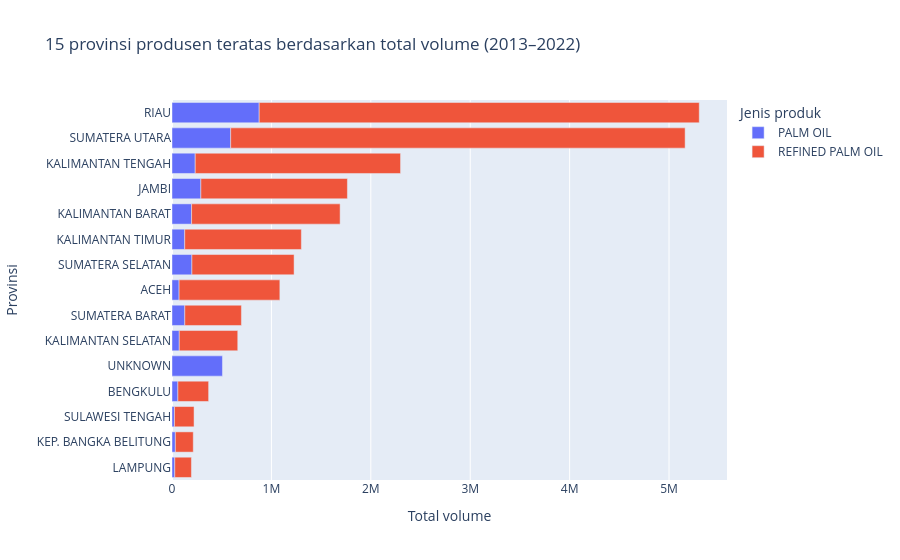

Here is the notebook cell this chart was saved with:
### Code cell
# Visualisasi 4: Komposisi Kategori
# fig4 = px.bar(...)
# fig4.show()
# Visualisasi 4: Komposisi volume per provinsi (15 teratas) per jenis produk
prov_total = (
    df.group_by("province_of_production").agg(pl.col(VOL).sum().alias("volume_total"))
    .sort("volume_total", descending=True)
)
top15 = prov_total.head(15)["province_of_production"].to_list()

prov_produk = (
    df.filter(pl.col("province_of_production").is_in(top15))
    .group_by("province_of_production", "product_type")
    .agg(pl.col(VOL).sum().alias("volume_total"))
)
fig4 = px.bar(
    P(prov_produk), x="volume_total", y="province_of_production", color="product_type",
    orientation="h",
    labels={"volume_total": "Total volume", "province_of_production": "Provinsi", "product_type": "Jenis produk"},
    title="15 provinsi produsen teratas berdasarkan total volume (2013–2022)",
)
fig4.update_yaxes(categoryorder="total ascending")
fig4.write_html(FIG_DIR / "viz4_komposisi_provinsi.html")
fig4.show()

### Figure 1 — Plotly figure (JSON) as saved in the notebook; plotly's stock layout.template omitted (floating-point values rounded to 4 significant figures)
{"data": [{"hovertemplate": "Jenis produk=PALM OIL<br>Total volume=%{x}<br>Provinsi=%{y}<extra></extra>", "legendgroup": "PALM OIL", "marker": {"color": "#636efa", "pattern": {"shape": ""}}, "name": "PALM OIL", "orientation": "h", "showlegend": true, "textposition": "auto", "type": "bar", "x": [200300.0, 197000.0, 73160.0, 507600.0, 24510.0, 877100.0, 128700.0, 233700.0, 128000.0, 33840.0, 71310.0, 290300.0, 27980.0, 59130.0, 590300.0], "xaxis": "x", "y": ["SUMATERA SELATAN", "KALIMANTAN BARAT", "KALIMANTAN SELATAN", "UNKNOWN", "SULAWESI TENGAH", "RIAU", "SUMATERA BARAT", "KALIMANTAN TENGAH", "KALIMANTAN TIMUR", "KEP. BANGKA BELITUNG", "ACEH", "JAMBI", "LAMPUNG", "BENGKULU", "SUMATERA UTARA"], "yaxis": "y"}, {"hovertemplate": "Jenis produk=REFINED PALM OIL<br>Total volume=%{x}<br>Provinsi=%{y}<extra></extra>", "legendgroup": "REFINED PALM OIL", "marker": {"color": "#EF553B", "pattern": {"shape": ""}}, "name": "REFINED PALM OIL", "orientation": "h", "showlegend": true, "textposition": "auto", "type": "bar", "x": [197300.0, 1014000.0, 4572000.0, 1173000.0, 588400.0, 1494000.0, 180200.0, 4427000.0, 167500.0, 569600.0, 1028000.0, 1474000.0, 309300.0, 2066000.0], "xaxis": "x", "y": ["SULAWESI TENGAH", "ACEH", "SUMATERA UTARA", "KALIMANTAN TIMUR", "KALIMANTAN SELATAN", "KALIMANTAN BARAT", "KEP. BANGKA BELITUNG", "RIAU", "LAMPUNG", "SUMATERA BARAT", "SUMATERA SELATAN", "JAMBI", "BENGKULU", "KALIMANTAN TENGAH"], "yaxis": "y"}], "layout": {"barmode": "relative", "legend": {"title": {"text": "Jenis produk"}, "tracegroupgap": 0}, "title": {"text": "15 provinsi produsen teratas berdasarkan total volume (2013–2022)"}, "xaxis": {"anchor": "y", "domain": [0, 1], "title": {"text": "Total volume"}}, "yaxis": {"anchor": "x", "categoryorder": "total ascending", "domain": [0, 1], "title": {"text": "Provinsi"}}}}
